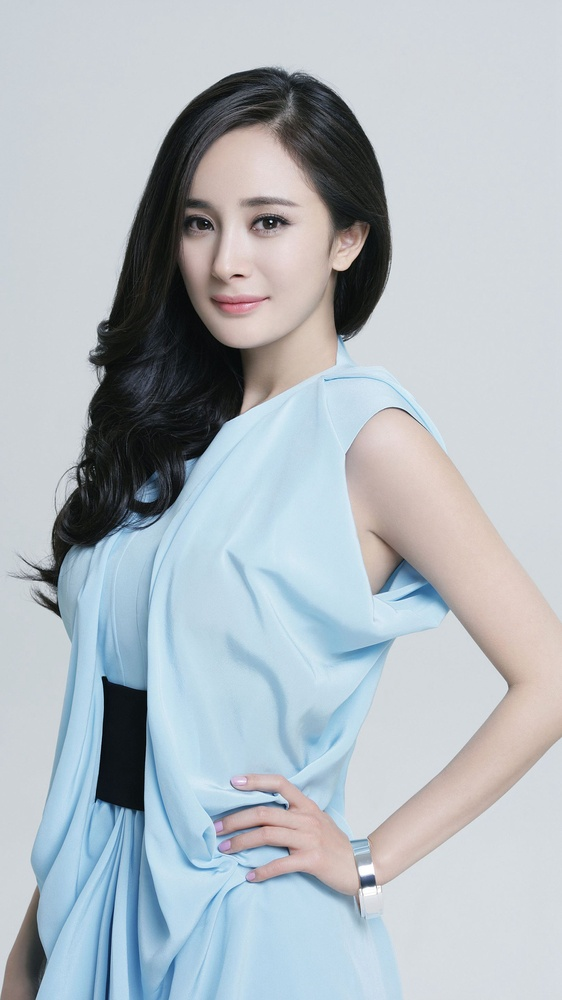
#> input picture damimi.jpg, 562 x 1000 px, shrunk from 1440 x 2560 before the run
$ python image_remove.py
#> lines starting #> are read from the running program, lines starting #| are printed output that depends on the picture
import cv2
import numpy as np


img = cv2.imread("damimi.jpg",1)
#> img is the input picture: shape (1000, 562, 3); mean B, G, R 191.7, 185.1, 176.6
cv2.imshow("src",img)
imgInfo = img.shape
#> imgInfo = (1000, 562, 3)
height = imgInfo[0]
#> height = 1000
width = imgInfo[1]
#> width = 562
# 矩阵的拆分
matShift = np.float32([[1,0,100],[0,1,200]])
dst = cv2.warpAffine(img,matShift,(height,width))
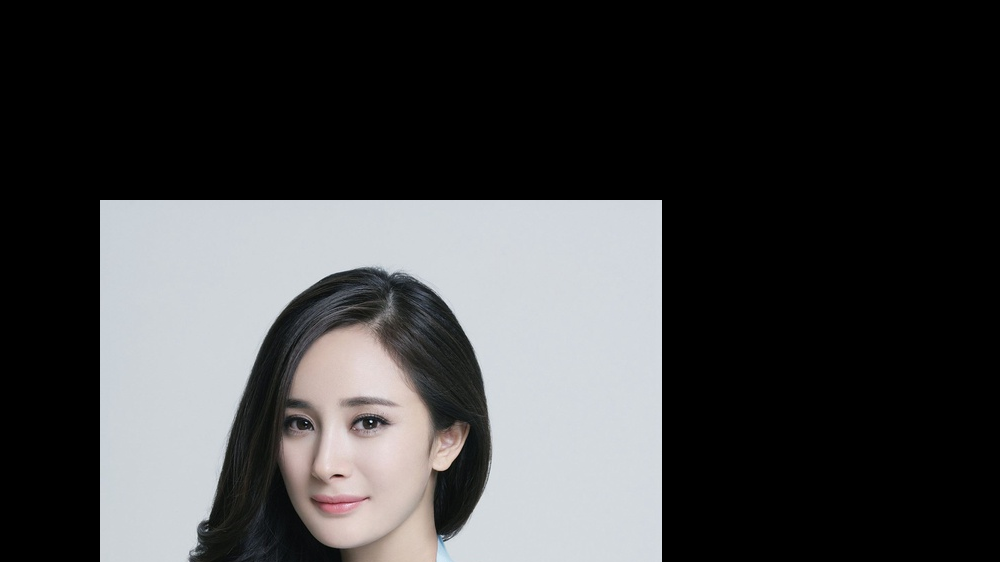
#> dst: shape (562, 1000, 3); mean B, G, R 64.7, 63.9, 63.6
cv2.imshow("dst",dst)
cv2.waitKey(0)

#图片位移
dstt = np.zeros(img.shape,np.uint8)
for i in range(0,height):
    for j in range(0,width):
#> (the run stopped early here; a loop or call above may not have finished)
